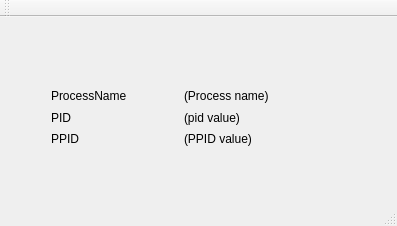
<?xml version="1.0" encoding="UTF-8"?>
<ui version="4.0">
 <class>MainWindow</class>
 <widget class="QMainWindow" name="MainWindow">
  <property name="geometry">
   <rect>
    <x>0</x>
    <y>0</y>
    <width>397</width>
    <height>226</height>
   </rect>
  </property>
  <property name="windowTitle">
   <string>MainWindow</string>
  </property>
  <widget class="QWidget" name="centralWidget">
   <widget class="QWidget" name="gridLayoutWidget">
    <property name="geometry">
     <rect>
      <x>40</x>
      <y>60</y>
      <width>281</width>
      <height>81</height>
     </rect>
    </property>
    <layout class="QGridLayout" name="gridLayout">
     <item row="1" column="1">
      <widget class="QLabel" name="pidValue">
       <property name="text">
        <string>(pid value)</string>
       </property>
      </widget>
     </item>
     <item row="0" column="0">
      <widget class="QLabel" name="ProcessLabel">
       <property name="text">
        <string>ProcessName</string>
       </property>
      </widget>
     </item>
     <item row="1" column="0">
      <widget class="QLabel" name="pidLabel">
       <property name="text">
        <string>PID</string>
       </property>
      </widget>
     </item>
     <item row="0" column="1">
      <widget class="QLabel" name="processName">
       <property name="text">
        <string>(Process name)</string>
       </property>
      </widget>
     </item>
     <item row="2" column="0">
      <widget class="QLabel" name="PPIDLabel">
       <property name="text">
        <string>PPID</string>
       </property>
      </widget>
     </item>
     <item row="2" column="1">
      <widget class="QLabel" name="PPIDValue">
       <property name="text">
        <string>(PPID value)</string>
       </property>
      </widget>
     </item>
    </layout>
   </widget>
   <zorder>pidLabel</zorder>
   <zorder>gridLayoutWidget</zorder>
  </widget>
  <widget class="QToolBar" name="mainToolBar">
   <attribute name="toolBarArea">
    <enum>TopToolBarArea</enum>
   </attribute>
   <attribute name="toolBarBreak">
    <bool>false</bool>
   </attribute>
  </widget>
  <widget class="QStatusBar" name="statusBar"/>
 </widget>
 <layoutdefault spacing="6" margin="11"/>
 <resources/>
 <connections>
  <connection>
   <sender>pidValue</sender>
   <signal>linkActivated(QString)</signal>
   <receiver>pidValue</receiver>
   <slot>setText(QString)</slot>
   <hints>
    <hint type="sourcelabel">
     <x>216</x>
     <y>106</y>
    </hint>
    <hint type="destinationlabel">
     <x>216</x>
     <y>106</y>
    </hint>
   </hints>
  </connection>
 </connections>
</ui>
